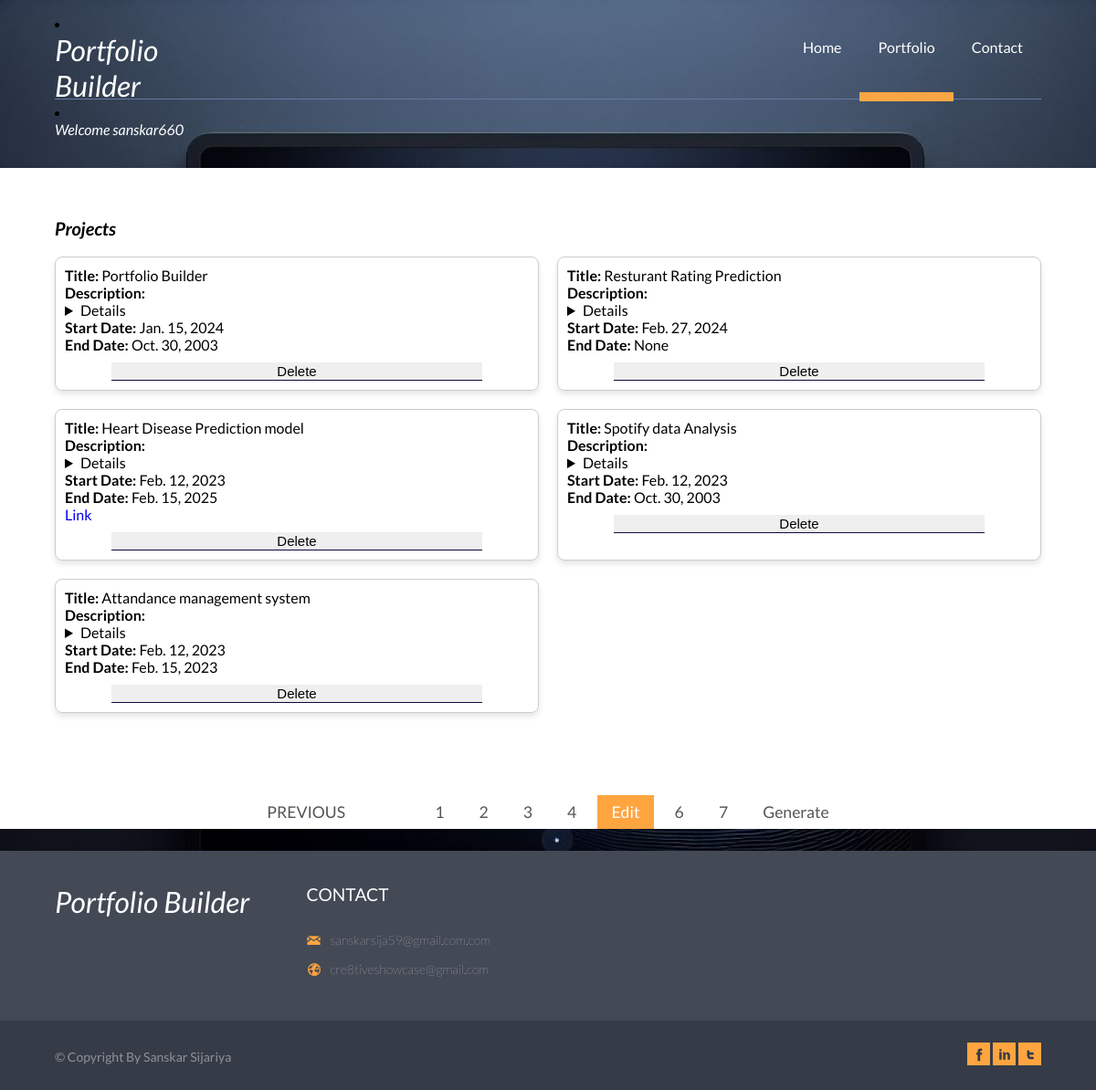
/display/projects/ (signed in), run on the app's committed database.
### login/models.py (models this page shows)
class Project(models.Model):
    user = models.ForeignKey(User, on_delete=models.CASCADE,related_name='project_details')
    title = models.CharField(max_length=50)
    description = models.TextField(max_length=1000)
    start_date = models.DateField()
    end_date = models.DateField(null=True, blank=True)
    link = models.CharField(max_length=50,unique=True,null=True,blank=True)

### login/views.py (the view)
# urls.py: path('display/projects/',views.display_projects,name='display_projects'),
def display_projects(request):
    user=request.user
    project_details=user.project_details.all()
    details=UserProfile.objects.get(user=request.user)
    context={
        'details':details,
        'user':user,
        'project_details':project_details,
    }
    return render(request, 'display_project.html',context)

### Template/display_project.html (shortened to what this page needs)
{% extends 'first.html' %}
{% load static %}
{% block content %}
<div class="wrap">
    <div class="pages-top">
        <div class="logo">
            <li>
                <h1 style="font-size:2rem; color:white; font-style: italic;">Portfolio Builder</h1>
            </li>
            <li>
                <h3 style="color:white; font-style: italic;"> Welcome {{user.username}}</h3>
            </li>
        </div>
        <div class="h_menu4">
            <ul class="nav">
                <li><a href="{% url 'home' %}">Home</a></li>
                <li class="active"><a href="">Portfolio</a></li>
                <li><a href="contact.html">Contact</a></li>
            </ul>
        </div>
    </div>
</div>
<div class="main">
    <div class="wrap">
        <div class="pages">
            <h1 style="font-size: 20px;font-weight: bold;font-style: italic;">Projects</h1><br>
            <div class="gallery4" >
                        {% for p in project_details %}
                            <div class="dis" >
                                <p><strong>Title: </strong>{{ p.title }}</p>
                                <p><strong>Description: </strong><details>{{ p.description }}</details></p>
                                <p><strong>Start Date: </strong>{{ p.start_date }}</p>
                                <p><strong>End Date: </strong>{{ p.end_date }}</p>
                                {% if p.link %}
                                    <a href="{{ p.link }}" target="_blank">Link</a><br>
                                {% endif %}
                                <form method="post" action="{% url 'delete_project' p.id %}">
                                    <button type="submit" class="delete" onclick="return confirm('Are you sure you want to delete this project detail?')">Delete</button>
                                </form>
                            </div>
                        {% endfor %}
               <br>
            </div>
        </div>
    </div>
    <ul class="dc_pagination dc_paginationA dc_paginationA06">
        <li><a href="{% url 'add_education' %}" class="previous">Previous</a></li>
        <li><a href="{% url 'user_profile' %} ">1</a></li>
        <li><a href="{% url 'add_education' %}" >2</a></li>
        <li><a href="{% url 'links' %}">3</a></li>
        <li><a href="{% url 'add_skills' %}">4</a></li>
        <li><a href="{% url 'add_projects' %}" class="current">Edit</a></li>
        <li><a href="{% url 'services' %}">6</a></li>
        <li><a href="{% url 'templates_page' %}">7</a></li>
        <li><a href="{% url 'portfolio' user.username %}" class="next">Generate </a></li>
    </ul>
</div>
{% endblock %}

### static/css/style.css (style rules this page uses)
html,body,div,span,applet,object,iframe,h1,h2,h3,h4,h5,h6,p,blockquote,pre,a,abbr,acronym,address,big,cite,code,del,dfn,em,img,ins,kbd,q,s,samp,small,strike,strong,sub,sup,tt,var,b,u,i,dl,dt,dd,ol,nav ul,nav li,fieldset,form,label,legend,table,caption,tbody,tfoot,thead,tr,th,td,article,aside,canvas,details,embed,figure,figcaption,footer,header,hgroup,menu,nav,output,ruby,section,summary,time,mark,audio,video { margin:0;padding:0;border:0;font-size:100%;font:inherit;vertical-align:baseline; }
article, aside, details, figcaption, figure,footer, header, hgroup, menu, nav, section { display: block; }
ol,ul { list-style:none;margin:0;padding:0; }
a { text-decoration:none; }
body { font-family: 'Lato', sans-serif; background:#fff; background: url(/static/images/image/banner_bg.jpeg) no-repeat center fixed; -webkit-background-size: cover; -moz-background-size: cover; -o-background-size: cover; background-size: cover; background-position:center; background-size: 100% 100%; }
.wrap { width:80%; margin:0 auto; -moz-transition:all .2s linear; -webkit-transition:all .2s linear; -o-transition:all .2s linear; -ms-transition:all .2s linear; }
.pages-top { padding: 3% 0; background: url(/static/images/image/border.png) repeat-x 0px 112px; }
.logo { float:left; width: 13.5%; margin-top:-1.5%; }
.h_menu4 { float:right; }
.nav { list-style: none; zoom: 1; }
.nav:before, .nav:after { content: " "; display: table; }
.nav:after { clear: both; }
.nav li a { display: block; padding: 10px 20px 40px 20px; color: #fff; font-size:1em; }
.nav li { position: relative; }
.nav li.active a, .nav li a:hover { border-bottom:10px solid #faa645; }
.nav > li { float: left; }
.main { background:#fff; }
.pages { padding:5% 0; }
ul.dc_pagination { text-align: center; overflow: hidden; margin: 3% 0 2% 0; }
ul.dc_pagination li:first-child { margin-left: 0px; margin-right: 5%; text-transform: uppercase; }
ul.dc_pagination li { display: inline-block; margin: 0px; margin-left: 5px; padding: 0px; }
ul.dc_pagination li a { color: #555; display: block; padding: 8px 15px 8px 15px; text-decoration: none; font-size: 1.1em; }
ul.dc_paginationA06 li a:hover, ul.dc_paginationA06 li a.current { background:#FFA540; color: #FFF; }
@media (max-width:1366px) { .wrap { width:90%; } }
@media (max-width:1280px) { .wrap { width:90%; } }
@media (max-width:1280px) { .pages-top { background: url(/static/images/image/border.png) repeat-x 0px 108px; } }

### static/form.css (style rules this page uses)
.bo input,button { font-size: 15px; margin-top: 10px; width: 80%; border:none; border-bottom: 1.5px solid rgb(10, 10,67); margin-left:10% }

### static/details.css (style rules this page uses)
p strong { font-weight: bold; }
.dis { padding: 20px; border-radius: 8px; box-shadow: 0 4px 6px rgba(0, 0, 0, 0.1); }

### Template/display_project.html (style rules this page uses)
.pages .gallery4 { display: grid; grid-template-columns: repeat(2, 1fr); gap: 20px; }
.dis { border: 1px solid #ccc; padding: 10px; }

### data on the page
Project: title "Portfolio Builder", start_date "Jan. 15, 2024", end_date "Oct. 30, 2003"
Project: title "Resturant Rating Prediction", start_date "Feb. 27, 2024", end_date "None"
Project: title "Heart Disease Prediction model", start_date "Feb. 12, 2023", end_date "Feb. 15, 2025"
Project: title "Spotify data Analysis", start_date "Feb. 12, 2023", end_date "Oct. 30, 2003"
Project: title "Attandance management system", start_date "Feb. 12, 2023", end_date "Feb. 15, 2023"

### other printed values
{{ user.username }} "sanskar660"
